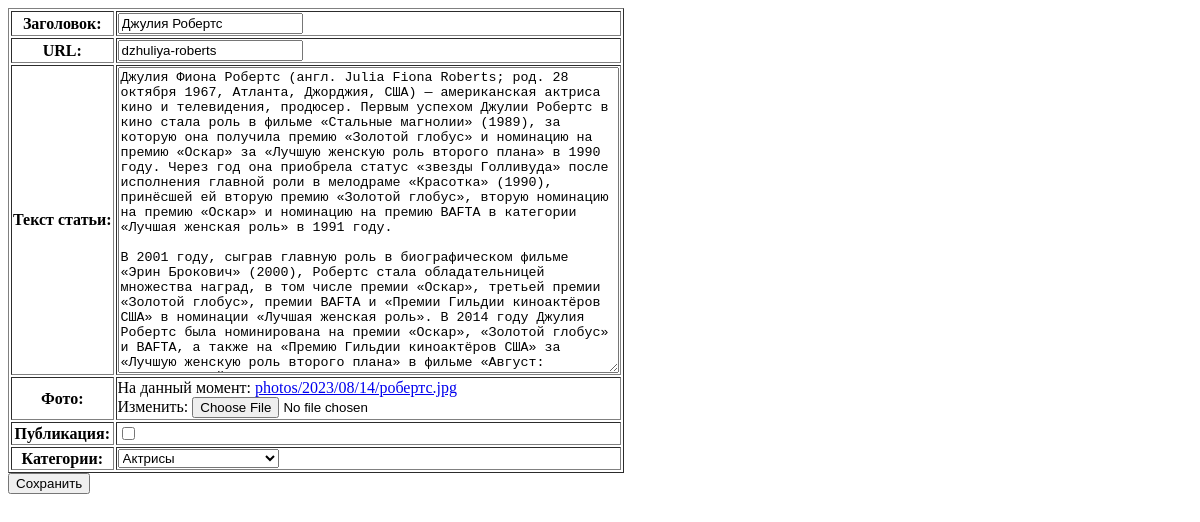
The app's page /post/dzhuliya-roberts/edit/, older data.
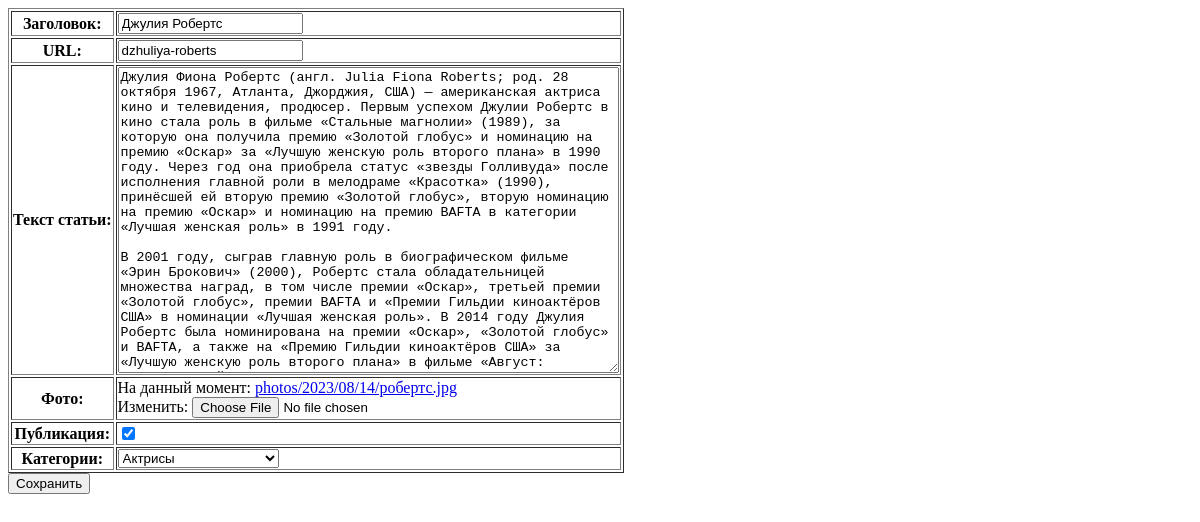
The same page, newer data.
### women/models.py (models this page shows, shortened)
class Women(models.Model):
    title = models.CharField(max_length=255, verbose_name="Заголовок")
    slug = models.SlugField(max_length=255, unique=True, db_index=True, verbose_name="URL")
    content = models.TextField(blank=True, verbose_name="Текст статьи")
    photo = models.ImageField(upload_to="photos/%Y/%m/%d/", verbose_name="Фото")
    time_create = models.DateTimeField(auto_now_add=True, verbose_name="Время создания")
    time_update = models.DateTimeField(auto_now=True, verbose_name="Время изменения")
    is_published = models.BooleanField(default=True, verbose_name="Публикация")
    cat = models.ForeignKey('Category', on_delete=models.PROTECT, verbose_name="Категории")
    class Meta:
        verbose_name = "Известные женщины"
        verbose_name_plural = "Известные женщины"
        ordering = ['time_create', 'title']

### women/views.py (the view, shortened to what this page needs)
# urls.py: path('post/<slug:slug>/edit/', PostFormEditView.as_view(), name='posts_update'),
class PostFormEditView(View):
    def get(self, request, *args, **kwargs):
        slug = kwargs.get('slug')
        post = Women.objects.get(slug=slug)
        form = AddPostForm(instance=post)
        messages.success(request, 'Post edited successfully')
        return render(request, 'women/update.html', {'form': form, 'slug': slug})

### women/forms.py (shortened to what this page needs)
class AddPostForm(forms.ModelForm):
    def __init__(self, *args, **kwargs):
        super().__init__(*args, **kwargs)
        self.fields['cat'].empty_label = "Категория не выбрана"
    class Meta:
        model = Women
        fields = ['title', 'slug', 'content', 'photo', 'is_published', 'cat']
        widgets = {
            'title': forms.TextInput(attrs={'class': 'form-input'}),
            'content': forms.Textarea(attrs={'cols': 60, 'rows': 20}),
        }

### women/models.py (called while the page is built)
    def __str__(self):
        return self.name

### women/templates/women/update.html (shortened to what this page needs)
<form action="{% url 'posts_update' slug=slug %}" method="post" enctype="multipart/form-data">
    <table border="1">
    {{ form }}
    </table>
    <input type="submit" value="Сохранить">
</form>

Row changes from the older to the newer data that the page shows:
changed Women "Джулия Робертс": is_published "☐" → "☑"
